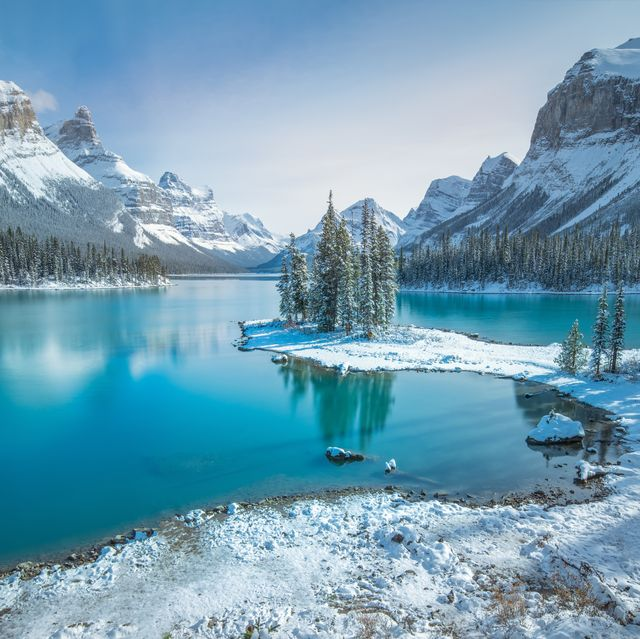
#> input picture assets/scenery2.jpg, 640 x 639 px
$ python main.py
#> lines starting #> are read from the running program, lines starting #| are printed output that depends on the picture
from PIL import Image, ImageFilter


def image_filters():
    img = Image.open('./assets/scenery2.jpg')
#> img is the input picture: PIL image 640x639 RGB; mean R, G, B 114.8, 158.4, 179.5
    img2 = Image.open('./assets/scenery1.jpeg')
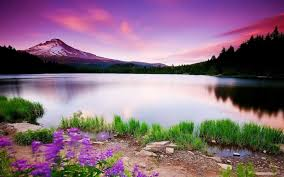
#> input picture assets/scenery1.jpeg, 284 x 177 px
#> img2 is the input picture: PIL image 284x177 RGB; mean R, G, B 134.1, 107.5, 124
    img3 = Image.open('./assets/man.jpg')
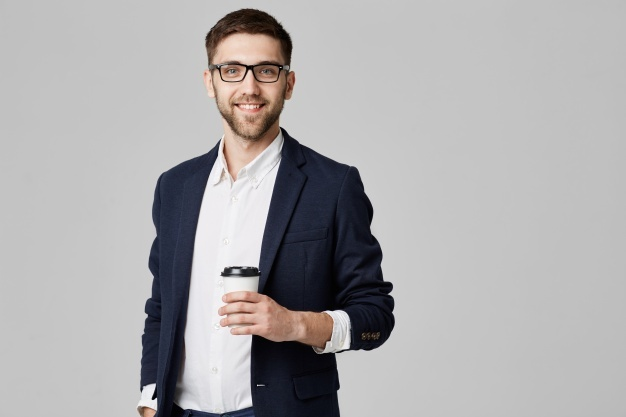
#> input picture assets/man.jpg, 626 x 417 px
#> img3 is the input picture: PIL image 626x417 RGB; mean R, G, B 172.4, 170.8, 171.8

    filtered_img_blur = img.filter(ImageFilter.BLUR)
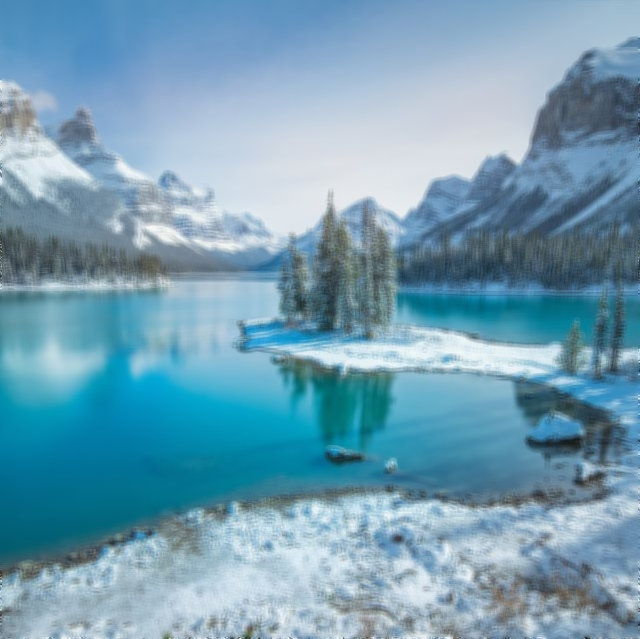
#> filtered_img_blur: PIL image 640x639 RGB; mean R, G, B 114.8, 158.4, 179.6
    filtered_img_blur.save("scenery2_blur.png", 'png')

    filtered_img_smooth = img.filter(ImageFilter.SMOOTH)
    filtered_img_smooth.save("scenery2_smooth.png", 'png')

    filtered_img_greyscale = img2.convert('L')
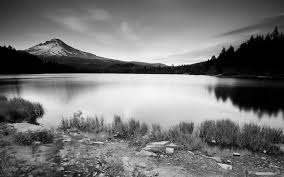
#> filtered_img_greyscale: PIL image 284x177 L; min 0, max 251, mean 117.4
    filtered_img_greyscale.save("scenery1_greyscale.png", 'png')

    resize_img2 = img2.resize((300, 300))
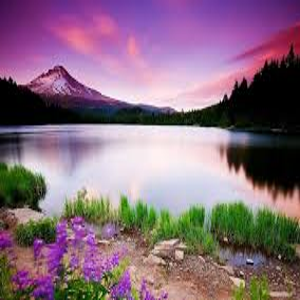
#> resize_img2: PIL image 300x300 RGB; mean R, G, B 134.1, 107.5, 124
    resize_img2.save("resize_img2.png", 'png')

    crop_img = img.crop((1, 2, 300, 300))
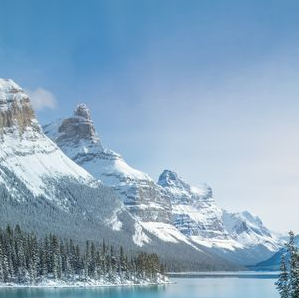
#> crop_img: PIL image 299x298 RGB; mean R, G, B 138, 167.6, 191.9
    crop_img.save("crop_img.png", 'png')

    img3.thumbnail((200,200))
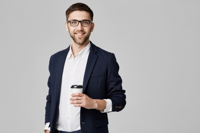
#> img3: PIL image 200x133 RGB; mean R, G, B 172.4, 170.8, 171.8
    img3.save('thumbnail_man.jpg')


image_filters()
